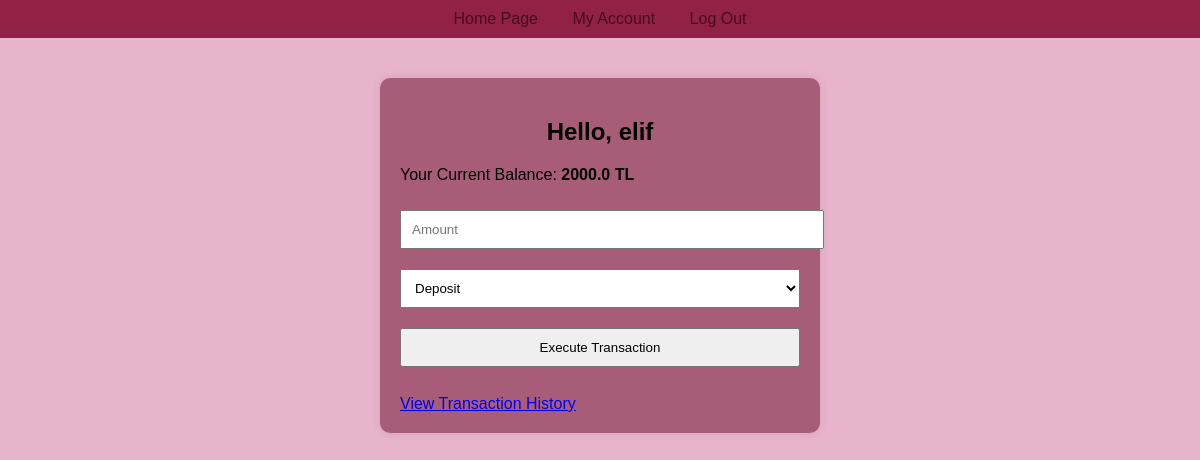
Before: /hesap (signed in) with the older database file.
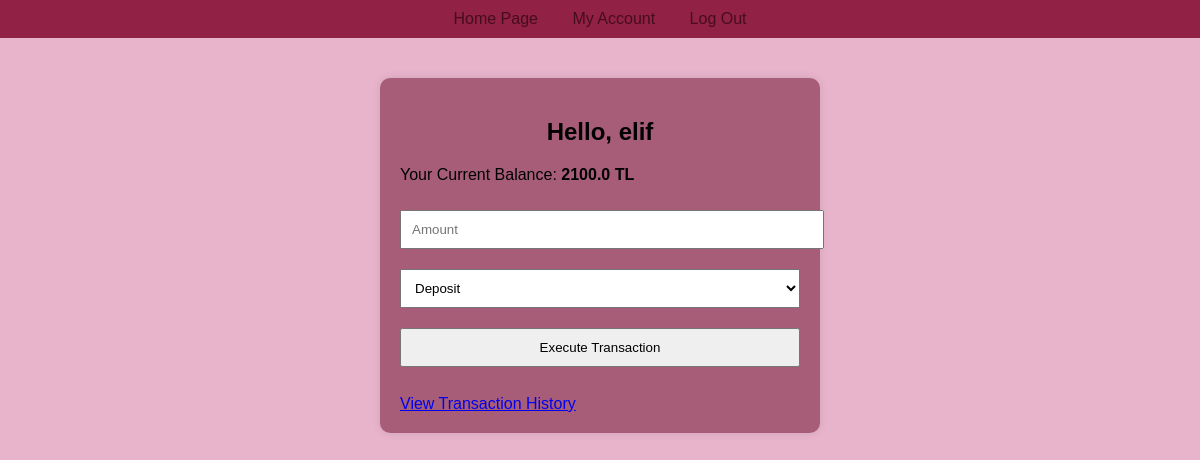
After: the same page with the newer database file.
### app.py (models this page shows, shortened)
class Kullanici(db.Model):
    __tablename__ = 'kullanici'
    id = db.Column(db.Integer, primary_key=True)
    isim = db.Column(db.String(100), unique=True, nullable=False)
    sifre_hash = db.Column(db.String(128), nullable=False)
    bakiye = db.Column(db.Float, default=0.0)
    hareketler = db.relationship('Hareket', backref='kullanici', lazy=True)

### app.py (the view, shortened to what this page needs)
@app.route('/hesap', methods=['GET', 'POST'])
def hesap():
    if 'user_id' not in session:
        flash('Lütfen önce giriş yapın.', 'error')
        return redirect(url_for('login'))
    kullanici = Kullanici.query.get(session['user_id'])
    hareketler = Hareket.query.filter_by(kullanici_id=kullanici.id).order_by(Hareket.tarih.desc()).all()
    return render_template('bakiye.html', kullanici=kullanici, hareketler=hareketler)

### templates/bakiye.html (shortened to what this page needs)
{% extends 'base.html' %}
{% block content %}
  <h2>Hello, {{ kullanici.isim }}</h2>
  <p>Your Current Balance: <strong>{{ kullanici.bakiye }} TL</strong></p>
  <form method="POST">
    <input type="number" name="miktar" step="0.01" placeholder="Amount" required>
    <select name="islem">
      <option value="yatir">Deposit</option>
    </select>
    <button type="submit">Execute Transaction</button>
  </form>
  <br>
  <a href="{{url_for('islem_gecmisi') }}"> View Transaction History</a>
{% endblock %}

Changed rows visible on the page:
changed Kullanici "elif": bakiye "2000.0" → "2100.0"
